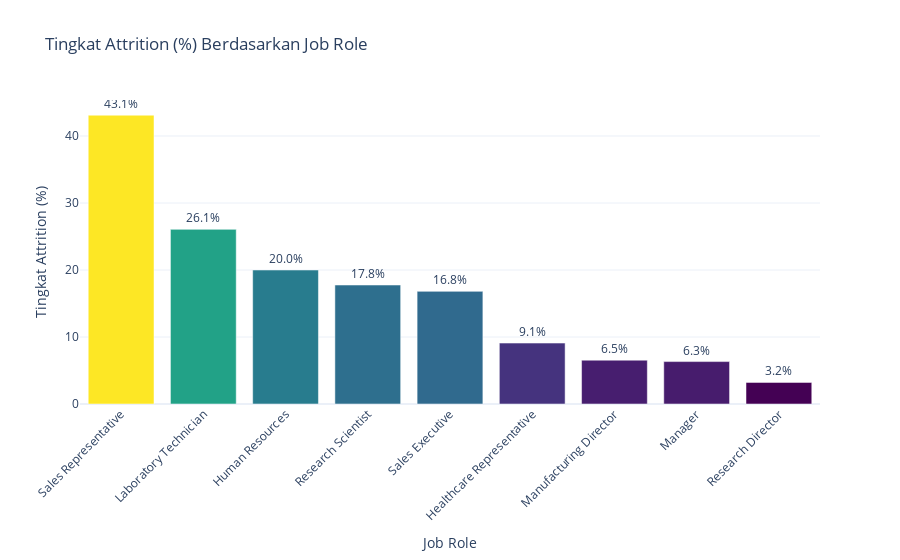

The code cell stored with this chart in its notebook:
### Markdown cell above
### Attrition by JobRole

### Code cell
jobrole_attrition = df.groupby('JobRole')['Attrition'].mean().sort_values(ascending=False) * 100
jobrole_counts = df.groupby('JobRole').size()

jobrole_df = pd.DataFrame({
    'Tingkat Attrition (%)': jobrole_attrition,
    'Jumlah Karyawan': jobrole_counts
})

display(jobrole_df)

fig = px.bar(
    x=jobrole_attrition.index,
    y=jobrole_attrition.values,
    color=jobrole_attrition.values,
    text=jobrole_attrition.values.round(1),
    title='Tingkat Attrition (%) Berdasarkan Job Role',
    labels={'x': 'Job Role', 'y': 'Tingkat Attrition (%)'},
    color_continuous_scale='Viridis'
)
fig.update_traces(texttemplate='%{text:.1f}%', textposition='outside')
fig.update_layout(
    coloraxis_showscale=False,
    xaxis_tickangle=-45,
    template='plotly_white'
)
fig.show()

fig.write_image("./visualisasi/tingkat_attrition_job_role.jpg", scale=2)

### Figure 1 — Plotly figure (JSON) as saved in the notebook; plotly's stock layout.template omitted (floating-point values rounded to 4 significant figures)
{"data": [{"hovertemplate": "Job Role=%{x}<br>Tingkat Attrition (%)=%{y}<br>text=%{text}<br>color=%{marker.color}<extra></extra>", "legendgroup": "", "marker": {"color": [43.1, 26.06, 20.0, 17.76, 16.81, 9.091, 6.542, 6.329, 3.226], "coloraxis": "coloraxis", "pattern": {"shape": ""}}, "name": "", "orientation": "v", "showlegend": false, "text": [43.1, 26.1, 20.0, 17.8, 16.8, 9.1, 6.5, 6.3, 3.2], "textposition": "outside", "texttemplate": "%{text:.1f}%", "type": "bar", "x": ["Sales Representative", "Laboratory Technician", "Human Resources", "Research Scientist", "Sales Executive", "Healthcare Representative", "Manufacturing Director", "Manager", "Research Director"], "xaxis": "x", "y": [43.1, 26.06, 20.0, 17.76, 16.81, 9.091, 6.542, 6.329, 3.226], "yaxis": "y"}], "layout": {"barmode": "relative", "coloraxis": {"colorbar": {"title": {"text": "color"}}, "colorscale": [[0, "#440154"], [0.1111, "#482878"], [0.2222, "#3e4989"], [0.3333, "#31688e"], [0.4444, "#26828e"], [0.5556, "#1f9e89"], [0.6667, "#35b779"], [0.7778, "#6ece58"], [0.8889, "#b5de2b"], [1, "#fde725"]], "showscale": false}, "legend": {"tracegroupgap": 0}, "title": {"text": "Tingkat Attrition (%) Berdasarkan Job Role"}, "xaxis": {"anchor": "y", "domain": [0, 1], "tickangle": -45, "title": {"text": "Job Role"}}, "yaxis": {"anchor": "x", "domain": [0, 1], "title": {"text": "Tingkat Attrition (%)"}}}}
